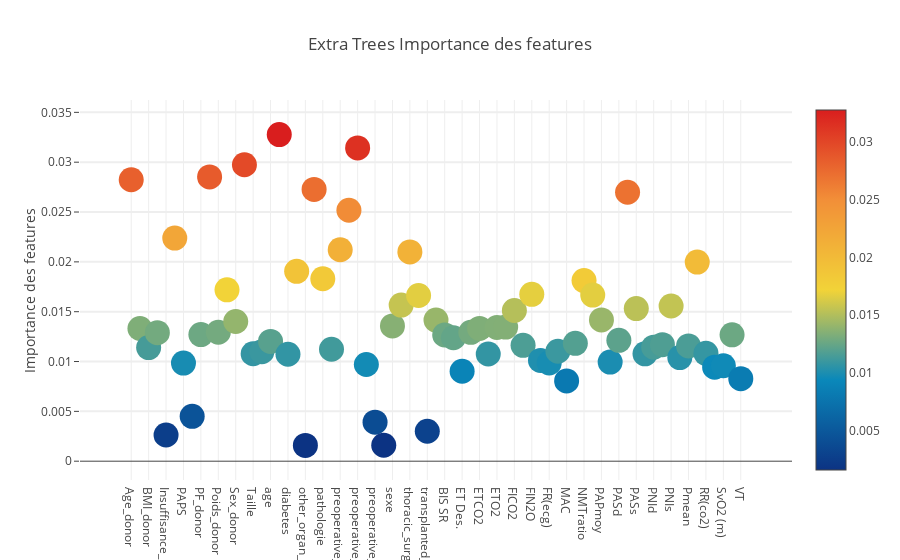

Source (notebook cell):
### Code cell
trace = go.Scatter(
    y=feature_dataframe['Extra Trees Importance des features'].values,
    x=feature_dataframe['features'].values,
    mode='markers',
    marker=dict(
        sizemode='diameter',
        sizeref=1,
        size=25,
        color=feature_dataframe['Extra Trees Importance des features'].values,
        colorscale='Portland',
        showscale=True
    ),
    text=feature_dataframe['features'].values
)
data = [trace]

layout = go.Layout(
    autosize=True,
    title='Extra Trees Importance des features',
    hovermode='closest',

    yaxis=dict(
        title='Importance des features',
        ticklen=5,
        gridwidth=2
    ),
    showlegend=False
)
fig = go.Figure(data=data, layout=layout)
py.iplot(fig, filename='scatter2010')

### Figure 1 — Plotly figure (JSON) as saved in the notebook; plotly's stock layout.template omitted (floating-point values rounded to 4 significant figures)
{"data": [{"marker": {"color": [0.02824, 0.01332, 0.0114, 0.0129, 0.002631, 0.02239, 0.009843, 0.004505, 0.0127, 0.02852, 0.01294, 0.01719, 0.01401, 0.02975, 0.01078, 0.01098, 0.01202, 0.03277, 0.01073, 0.01905, 0.001588, 0.02727, 0.01831, 0.01124, 0.02122, 0.02518, 0.03143, 0.009699, 0.003912, 0.0016, 0.01357, 0.01566, 0.02099, 0.01663, 0.003006, 0.01416, 0.01267, 0.01238, 0.009026, 0.01293, 0.01332, 0.01076, 0.01342, 0.01346, 0.01512, 0.01162, 0.01674, 0.01011, 0.009854, 0.01103, 0.008051, 0.01183, 0.01812, 0.01667, 0.01418, 0.009949, 0.01212, 0.02699, 0.01531, 0.01078, 0.01144, 0.01169, 0.01557, 0.0104, 0.01156, 0.01998, 0.01082, 0.009438, 0.009579, 0.01267, 0.008284], "colorscale": "Portland", "showscale": true, "size": 25, "sizemode": "diameter", "sizeref": 1}, "mode": "markers", "text": ["Age_donor", "Aspirations_donor", "BMI_donor", "Donneur_CPT", "Insuffisance_renale", "LAS", "PAPS", "PFO", "PF_donor", "Poids", "Poids_donor", "RX_donor", "Sex_donor", "Tabagisme_donor", "Taille", "Taille_donor", "age", "body_mass_index", "diabetes", "id_patient", "other_organ_transplantation", "oto_score", "pathologie", "plasmapherese", "preoperative_ECMO", "preoperative_ICU", "preoperative_mechanical_ventilation", "preoperative_pulmonary_hypertension", "preoperative_vasopressor", "retransplant", "sexe", "super_urgence", "thoracic_surgery_history", "time_on_waiting_liste", "transplanted_twice_during_study_period", "B.I.S", "BIS SR", "DC", "ET Des.", "ET Sevo.", "ETCO2", "ETCO2 (mmHg)", "ETO2", "FC", "FICO2", "FICO2 (mmHg)", "FIN2O", "FR", "FR(ecg)", "FiO2", "MAC", "NMT TOF", "NMTratio", "PAPdia", "PAPmoy", "PAPsys", "PASd", "PASm", "PASs", "PEEPtotal", "PNId", "PNIm", "PNIs", "Pmax", "Pmean", "Pplat", "RR(co2)", "SpO2", "SvO2 (m)", "Temp", "VT"], "type": "scatter", "uid": "1f601c4a-0202-11e9-a27f-6002921757e3", "x": ["Age_donor", "Aspirations_donor", "BMI_donor", "Donneur_CPT", "Insuffisance_renale", "LAS", "PAPS", "PFO", "PF_donor", "Poids", "Poids_donor", "RX_donor", "Sex_donor", "Tabagisme_donor", "Taille", "Taille_donor", "age", "body_mass_index", "diabetes", "id_patient", "other_organ_transplantation", "oto_score", "pathologie", "plasmapherese", "preoperative_ECMO", "preoperative_ICU", "preoperative_mechanical_ventilation", "preoperative_pulmonary_hypertension", "preoperative_vasopressor", "retransplant", "sexe", "super_urgence", "thoracic_surgery_history", "time_on_waiting_liste", "transplanted_twice_during_study_period", "B.I.S", "BIS SR", "DC", "ET Des.", "ET Sevo.", "ETCO2", "ETCO2 (mmHg)", "ETO2", "FC", "FICO2", "FICO2 (mmHg)", "FIN2O", "FR", "FR(ecg)", "FiO2", "MAC", "NMT TOF", "NMTratio", "PAPdia", "PAPmoy", "PAPsys", "PASd", "PASm", "PASs", "PEEPtotal", "PNId", "PNIm", "PNIs", "Pmax", "Pmean", "Pplat", "RR(co2)", "SpO2", "SvO2 (m)", "Temp", "VT"], "y": [0.02824, 0.01332, 0.0114, 0.0129, 0.002631, 0.02239, 0.009843, 0.004505, 0.0127, 0.02852, 0.01294, 0.01719, 0.01401, 0.02975, 0.01078, 0.01098, 0.01202, 0.03277, 0.01073, 0.01905, 0.001588, 0.02727, 0.01831, 0.01124, 0.02122, 0.02518, 0.03143, 0.009699, 0.003912, 0.0016, 0.01357, 0.01566, 0.02099, 0.01663, 0.003006, 0.01416, 0.01267, 0.01238, 0.009026, 0.01293, 0.01332, 0.01076, 0.01342, 0.01346, 0.01512, 0.01162, 0.01674, 0.01011, 0.009854, 0.01103, 0.008051, 0.01183, 0.01812, 0.01667, 0.01418, 0.009949, 0.01212, 0.02699, 0.01531, 0.01078, 0.01144, 0.01169, 0.01557, 0.0104, 0.01156, 0.01998, 0.01082, 0.009438, 0.009579, 0.01267, 0.008284]}], "layout": {"autosize": true, "hovermode": "closest", "showlegend": false, "title": "Extra Trees Importance des features", "yaxis": {"gridwidth": 2, "ticklen": 5, "title": "Importance des features"}}}
